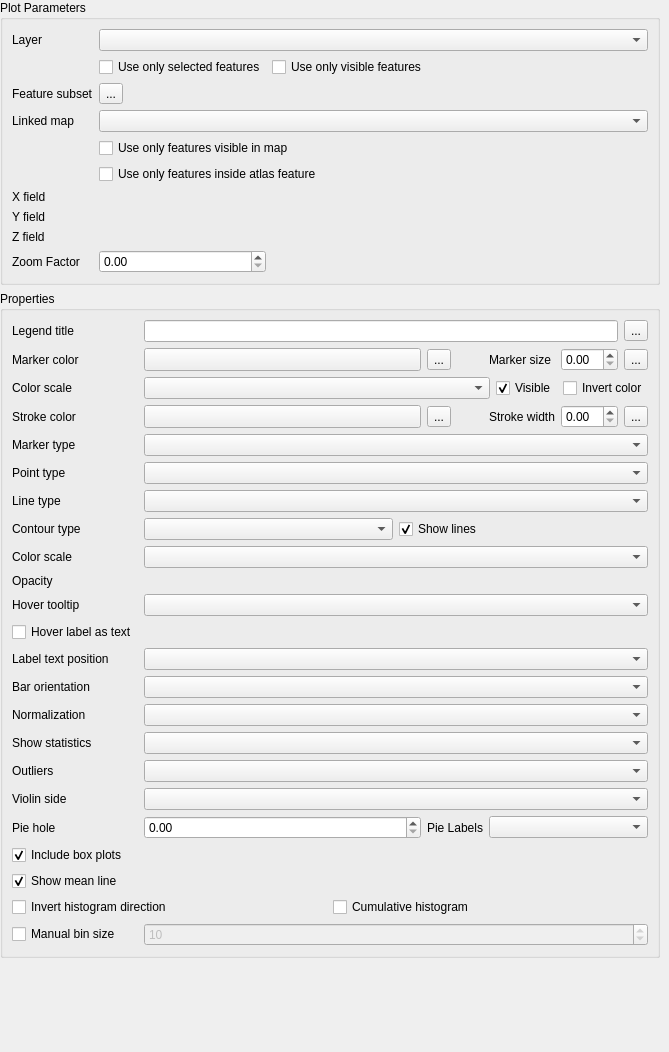
               <widget class="QWidget" name="scrollAreaWidgetContents_5">
                <property name="geometry">
                 <rect>
                  <x>0</x>
                  <y>0</y>
                  <width>669</width>
                  <height>1052</height>
                 </rect>
                </property>
                <layout class="QGridLayout" name="gridLayout_9">
                 <property name="leftMargin">
                  <number>0</number>
                 </property>
                 <property name="topMargin">
                  <number>0</number>
                 </property>
                 <property name="rightMargin">
                  <number>9</number>
                 </property>
                 <property name="bottomMargin">
                  <number>0</number>
                 </property>
                 <item row="5" column="0">
                  <spacer name="verticalSpacer">
                   <property name="orientation">
                    <enum>Qt::Vertical</enum>
                   </property>
                   <property name="sizeHint" stdset="0">
                    <size>
                     <width>20</width>
                     <height>40</height>
                    </size>
                   </property>
                  </spacer>
                 </item>
                 <item row="0" column="0">
                  <widget class="QgsCollapsibleGroupBox" name="mGroupBox">
                   <property name="title">
                    <string>Plot Parameters</string>
                   </property>
                   <layout class="QGridLayout" name="gridLayout_23">
                    <item row="6" column="1" colspan="2">
                     <widget class="QCheckBox" name="filter_by_atlas_check">
                      <property name="text">
                       <string>Use only features inside atlas feature</string>
                      </property>
                     </widget>
                    </item>
                    <item row="5" column="1" colspan="2">
                     <widget class="QCheckBox" name="filter_by_map_check">
                      <property name="text">
                       <string>Use only features visible in map</string>
                      </property>
                     </widget>
                    </item>
                    <item row="2" column="2">
                     <widget class="QCheckBox" name="visible_feature_check">
                      <property name="enabled">
                       <bool>true</bool>
                      </property>
                      <property name="text">
                       <string>Use only visible features</string>
                      </property>
                     </widget>
                    </item>
                    <item row="3" column="1">
                     <widget class="QgsPropertyOverrideButton" name="feature_subset_defined_button">
                      <property name="text">
                       <string>...</string>
                      </property>
                     </widget>
                    </item>
                    <item row="7" column="1" colspan="2">
                     <widget class="QgsFieldExpressionWidget" name="x_combo"/>
                    </item>
                    <item row="4" column="0">
                     <widget class="QLabel" name="label_linked_map">
                      <property name="text">
                       <string>Linked map</string>
                      </property>
                     </widget>
                    </item>
                    <item row="4" column="1" colspan="2">
                     <widget class="QgsLayoutItemComboBox" name="linked_map_combo"/>
                    </item>
                    <item row="3" column="0">
                     <widget class="QLabel" name="label_feature_subset">
                      <property name="text">
                       <string>Feature subset</string>
                      </property>
                     </widget>
                    </item>
                    <item row="0" column="1" colspan="2">
                     <widget class="QgsMapLayerComboBox" name="layer_combo">
                      <property name="sizePolicy">
                       <sizepolicy hsizetype="Preferred" vsizetype="Maximum">
                        <horstretch>0</horstretch>
                        <verstretch>0</verstretch>
                       </sizepolicy>
                      </property>
                     </widget>
                    </item>
                    <item row="2" column="1">
                     <widget class="QCheckBox" name="selected_feature_check">
                      <property name="enabled">
                       <bool>true</bool>
                      </property>
                      <property name="text">
                       <string>Use only selected features</string>
                      </property>
                     </widget>
                    </item>
                    <item row="8" column="0">
                     <widget class="QLabel" name="y_label">
                      <property name="text">
                       <string>Y field</string>
                      </property>
                     </widget>
                    </item>
                    <item row="9" column="1" colspan="2">
                     <widget class="QgsFieldExpressionWidget" name="z_combo"/>
                    </item>
                    <item row="0" column="0">
                     <widget class="QLabel" name="layer_label">
                      <property name="text">
                       <string>Layer</string>
                      </property>
                     </widget>
                    </item>
                    <item row="7" column="0">
                     <widget class="QLabel" name="x_label">
                      <property name="sizePolicy">
                       <sizepolicy hsizetype="Expanding" vsizetype="Preferred">
                        <horstretch>0</horstretch>
                        <verstretch>0</verstretch>
                       </sizepolicy>
                      </property>
                      <property name="minimumSize">
                       <size>
                        <width>20</width>
                        <height>0</height>
                       </size>
                      </property>
                      <property name="maximumSize">
                       <size>
                        <width>70</width>
                        <height>16777215</height>
                       </size>
                      </property>
                      <property name="text">
                       <string>X field</string>
                      </property>
                     </widget>
                    </item>
                    <item row="8" column="1" colspan="2">
                     <widget class="QgsFieldExpressionWidget" name="y_combo"/>
                    </item>
                    <item row="9" column="0">
                     <widget class="QLabel" name="z_label">
                      <property name="text">
                       <string>Z field</string>
                      </property>
                     </widget>
                    </item>
                    <item row="10" column="0">
                     <widget class="QLabel" name="zoom_factor_lab">
                      <property name="text">
                       <string>Zoom Factor</string>
                      </property>
                     </widget>
                    </item>
                    <item row="10" column="1">
                     <widget class="QgsDoubleSpinBox" name="zoom_factor">
                      <property name="value">
                       <double>0.000000000000000</double>
                      </property>
                     </widget>
                    </item>
                   </layout>
                  </widget>
                 </item>
                 <item row="2" column="0">
                  <widget class="QgsCollapsibleGroupBox" name="properties_group_box">
                   <property name="title">
                    <string>Properties</string>
                   </property>
                   <layout class="QGridLayout" name="gridLayout_22">
                    <item row="14" column="1" colspan="5">
                     <widget class="QComboBox" name="combo_text_position"/>
                    </item>
                    <item row="1" column="5">
                     <widget class="QgsPropertyOverrideButton" name="size_defined_button">
                      <property name="text">
                       <string>...</string>
                      </property>
                     </widget>
                    </item>
                    <item row="1" column="1">
                     <widget class="QgsColorButton" name="in_color_combo">
                      <property name="sizePolicy">
                       <sizepolicy hsizetype="Expanding" vsizetype="Fixed">
                        <horstretch>0</horstretch>
                        <verstretch>0</verstretch>
                       </sizepolicy>
                      </property>
                     </widget>
                    </item>
                    <item row="21" column="0">
                     <widget class="QCheckBox" name="violinBox">
                      <property name="toolTip">
                       <string>If checked, box plots will be overlaid on top of violin plots</string>
                      </property>
                      <property name="text">
                       <string>Include box plots</string>
                      </property>
                      <property name="checked">
                       <bool>true</bool>
                      </property>
                     </widget>
                    </item>
                    <item row="19" column="0">
                     <widget class="QLabel" name="violinSideLabel">
                      <property name="text">
                       <string>Violin side</string>
                      </property>
                     </widget>
                    </item>
                    <item row="0" column="5">
                     <widget class="QgsPropertyOverrideButton" name="legend_title_defined_button">
                      <property name="text">
                       <string>...</string>
                      </property>
                     </widget>
                    </item>
                    <item row="1" column="3">
                     <widget class="QLabel" name="marker_size_lab">
                      <property name="text">
                       <string>Marker size</string>
                      </property>
                     </widget>
                    </item>
                    <item row="7" column="0">
                     <widget class="QLabel" name="line_lab">
                      <property name="text">
                       <string>Line type</string>
                      </property>
                     </widget>
                    </item>
                    <item row="17" column="1" colspan="5">
                     <widget class="QComboBox" name="box_statistic_combo"/>
                    </item>
                    <item row="1" column="0">
                     <widget class="QLabel" name="in_color_lab">
                      <property name="text">
                       <string>Marker color</string>
                      </property>
                     </widget>
                    </item>
                    <item row="2" column="0">
                     <widget class="QLabel" name="color_scale_data_defined_in_label">
                      <property name="text">
                       <string>Color scale</string>
                      </property>
                     </widget>
                    </item>
                    <item row="1" column="2">
                     <widget class="QgsPropertyOverrideButton" name="in_color_defined_button">
                      <property name="text">
                       <string>...</string>
                      </property>
                     </widget>
                    </item>
                    <item row="5" column="1" colspan="5">
                     <widget class="QComboBox" name="marker_type_combo"/>
                    </item>
                    <item row="6" column="0">
                     <widget class="QLabel" name="point_lab">
                      <property name="text">
                       <string>Point type</string>
                      </property>
                     </widget>
                    </item>
                    <item row="22" column="0">
                     <widget class="QCheckBox" name="showMeanCheck">
                      <property name="text">
                       <string>Show mean line</string>
                      </property>
                      <property name="checked">
                       <bool>true</bool>
                      </property>
                     </widget>
                    </item>
                    <item row="2" column="1" colspan="5">
                     <layout class="QHBoxLayout" name="horizontalLayout_3" stretch="1,0,0">
                      <item>
                       <widget class="QComboBox" name="color_scale_data_defined_in"/>
                      </item>
                      <item>
                       <widget class="QCheckBox" name="color_scale_data_defined_in_check">
                        <property name="text">
                         <string>Visible</string>
                        </property>
                        <property name="checked">
                         <bool>true</bool>
                        </property>
                       </widget>
                      </item>
                      <item>
                       <widget class="QCheckBox" name="color_scale_data_defined_in_invert_check">
                        <property name="text">
                         <string>Invert color</string>
                        </property>
                       </widget>
                      </item>
                     </layout>
                    </item>
                    <item row="18" column="0">
                     <widget class="QLabel" name="outliers_label">
                      <property name="text">
                       <string>Outliers</string>
                      </property>
                     </widget>
                    </item>
                    <item row="11" column="1" colspan="5">
                     <widget class="QgsOpacityWidget" name="opacity_widget">
                      <property name="focusPolicy">
                       <enum>Qt::StrongFocus</enum>
                      </property>
                     </widget>
                    </item>
                    <item row="24" column="0">
                     <widget class="QCheckBox" name="bins_check">
                      <property name="text">
                       <string>Manual bin size</string>
                      </property>
                     </widget>
                    </item>
                    <item row="0" column="0">
                     <widget class="QLabel" name="legend_label">
                      <property name="text">
                       <string>Legend title</string>
                      </property>
                     </widget>
                    </item>
                    <item row="10" column="0">
                     <widget class="QLabel" name="color_scale_label">
                      <property name="text">
                       <string>Color scale</string>
                      </property>
                     </widget>
                    </item>
                    <item row="15" column="1" colspan="5">
                     <widget class="QComboBox" name="orientation_combo"/>
                    </item>
                    <item row="8" column="0">
                     <widget class="QLabel" name="contour_type_label">
                      <property name="text">
                       <string>Contour type</string>
                      </property>
                     </widget>
                    </item>
                    <item row="4" column="4">
                     <widget class="QgsDoubleSpinBox" name="marker_width"/>
                    </item>
                    <item row="12" column="0">
                     <widget class="QLabel" name="info_label">
                      <property name="text">
                       <string>Hover tooltip</string>
                      </property>
                     </widget>
                    </item>
                    <item row="8" column="1" colspan="5">
                     <layout class="QHBoxLayout" name="horizontalLayout_4">
                      <item>
                       <widget class="QComboBox" name="contour_type_combo"/>
                      </item>
                      <item>
                       <widget class="QCheckBox" name="show_lines_check">
                        <property name="text">
                         <string>Show lines</string>
                        </property>
                        <property name="checked">
                         <bool>true</bool>
                        </property>
                       </widget>
                      </item>
                     </layout>
                    </item>
                    <item row="23" column="0" colspan="6">
                     <layout class="QHBoxLayout" name="horiz_layout_histogram">
                      <item>
                       <widget class="QCheckBox" name="invert_hist_check">
                        <property name="enabled">
                         <bool>true</bool>
                        </property>
                        <property name="text">
                         <string>Invert histogram direction</string>
                        </property>
                       </widget>
                      </item>
                      <item>
                       <widget class="QCheckBox" name="cumulative_hist_check">
                        <property name="enabled">
                         <bool>true</bool>
                        </property>
                        <property name="text">
                         <string>Cumulative histogram</string>
                        </property>
                       </widget>
                      </item>
                     </layout>
                    </item>
                    <item row="4" column="5">
                     <widget class="QgsPropertyOverrideButton" name="stroke_defined_button">
                      <property name="text">
                       <string>...</string>
                      </property>
                     </widget>
                    </item>
                    <item row="1" column="4">
                     <widget class="QgsDoubleSpinBox" name="marker_size"/>
                    </item>
                    <item row="4" column="2">
                     <widget class="QgsPropertyOverrideButton" name="out_color_defined_button">
                      <property name="text">
                       <string>...</string>
                      </property>
                     </widget>
                    </item>
                    <item row="11" column="0">
                     <widget class="QLabel" name="alpha_lab">
                      <property name="text">
                       <string>Opacity</string>
                      </property>
                     </widget>
                    </item>
                    <item row="6" column="1" colspan="5">
                     <widget class="QComboBox" name="point_combo"/>
                    </item>
                    <item row="4" column="1">
                     <widget class="QgsColorButton" name="out_color_combo">
                      <property name="sizePolicy">
                       <sizepolicy hsizetype="Expanding" vsizetype="Fixed">
                        <horstretch>0</horstretch>
                        <verstretch>0</verstretch>
                       </sizepolicy>
                      </property>
                     </widget>
                    </item>
                    <item row="16" column="1" colspan="5">
                     <widget class="QComboBox" name="hist_norm_combo"/>
                    </item>
                    <item row="24" column="1" colspan="5">
                     <widget class="QgsSpinBox" name="bins_value">
                      <property name="enabled">
                       <bool>false</bool>
                      </property>
                      <property name="maximum">
                       <number>1000</number>
                      </property>
                      <property name="value">
                       <number>10</number>
                      </property>
                     </widget>
                    </item>
                    <item row="7" column="1" colspan="5">
                     <widget class="QComboBox" name="line_combo"/>
                    </item>
                    <item row="0" column="1" colspan="4">
                     <widget class="QLineEdit" name="legend_title"/>
                    </item>
                    <item row="10" column="1" colspan="5">
                     <widget class="QComboBox" name="color_scale_combo"/>
                    </item>
                    <item row="15" column="0">
                     <widget class="QLabel" name="orientation_label">
                      <property name="text">
                       <string>Bar orientation</string>
                      </property>
                     </widget>
                    </item>
                    <item row="19" column="1" colspan="5">
                     <widget class="QComboBox" name="violinSideCombo"/>
                    </item>
                    <item row="16" column="0">
                     <widget class="QLabel" name="hist_norm_label">
                      <property name="text">
                       <string>Normalization</string>
                      </property>
                     </widget>
                    </item>
                    <item row="4" column="3">
                     <widget class="QLabel" name="marker_width_lab">
                      <property name="text">
                       <string>Stroke width</string>
                      </property>
                     </widget>
                    </item>
                    <item row="17" column="0">
                     <widget class="QLabel" name="box_statistic_label">
                      <property name="text">
                       <string>Show statistics</string>
                      </property>
                     </widget>
                    </item>
                    <item row="18" column="1" colspan="5">
                     <widget class="QComboBox" name="outliers_combo"/>
                    </item>
                    <item row="14" column="0">
                     <widget class="QLabel" name="label_text_position">
                      <property name="text">
                       <string>Label text position</string>
                      </property>
                     </widget>
                    </item>
                    <item row="5" column="0">
                     <widget class="QLabel" name="marker_type_lab">
                      <property name="text">
                       <string>Marker type</string>
                      </property>
                     </widget>
                    </item>
                    <item row="12" column="1" colspan="5">
                     <widget class="QComboBox" name="info_combo"/>
                    </item>
                    <item row="4" column="0">
                     <widget class="QLabel" name="out_color_lab">
                      <property name="text">
                       <string>Stroke color</string>
                      </property>
                     </widget>
                    </item>
                    <item row="13" column="0">
                     <widget class="QCheckBox" name="hover_as_text_check">
                      <property name="text">
                       <string>Hover label as text</string>
                      </property>
                     </widget>
                    </item>
                    <item row="20" column="0">
                     <widget class="QLabel" name="pie_hole_label">
                      <property name="text">
                       <string>Pie hole</string>
                      </property>
                     </widget>
                    </item>
                    <item row="20" column="1">
                     <widget class="QgsDoubleSpinBox" name="pie_hole">
                      <property name="maximum">
                       <double>0.950000000000000</double>
                      </property>
                      <property name="singleStep">
                       <double>0.050000000000000</double>
                      </property>
                      <property name="value">
                       <double>0.000000000000000</double>
                      </property>
                      <property name="clearValue">
                       <bool>false</bool>
                      </property>
                     </widget>
                    </item>
                    <item row="20" column="2">
                     <widget class="QLabel" name="pieLabelsLabel">
                      <property name="text">
                       <string>Pie Labels</string>
                      </property>
                     </widget>
                    </item>
                    <item row="20" column="3" colspan="3">
                     <widget class="QComboBox" name="pieLabelsCombo"/>
                    </item>
                   </layout>
                  </widget>
                 </item>
                </layout>
               </widget>
